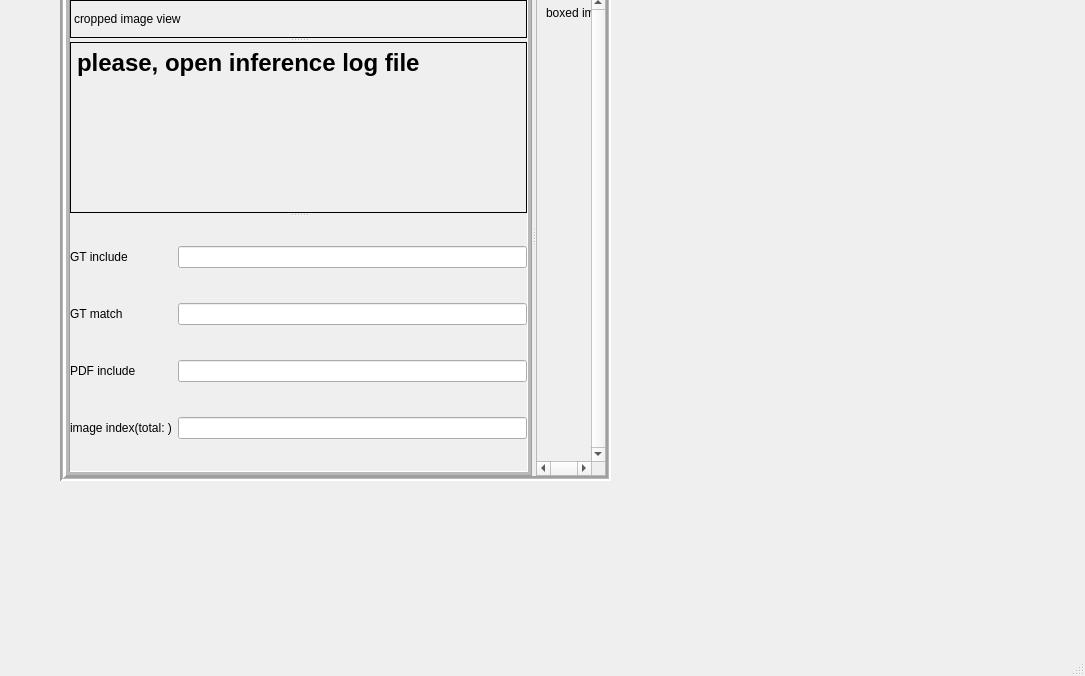
<?xml version="1.0" encoding="UTF-8"?>
<ui version="4.0">
 <class>MainWindow</class>
 <widget class="QMainWindow" name="MainWindow">
  <property name="geometry">
   <rect>
    <x>0</x>
    <y>0</y>
    <width>1085</width>
    <height>676</height>
   </rect>
  </property>
  <property name="windowTitle">
   <string>MainWindow</string>
  </property>
  <widget class="QWidget" name="centralwidget">
   <widget class="QSplitter" name="imageTopSplitter">
    <property name="geometry">
     <rect>
      <x>60</x>
      <y>-10</y>
      <width>551</width>
      <height>491</height>
     </rect>
    </property>
    <property name="sizePolicy">
     <sizepolicy hsizetype="Expanding" vsizetype="Expanding">
      <horstretch>0</horstretch>
      <verstretch>0</verstretch>
     </sizepolicy>
    </property>
    <property name="frameShape">
     <enum>QFrame::Box</enum>
    </property>
    <property name="frameShadow">
     <enum>QFrame::Sunken</enum>
    </property>
    <property name="lineWidth">
     <number>2</number>
    </property>
    <property name="midLineWidth">
     <number>1</number>
    </property>
    <property name="orientation">
     <enum>Qt::Horizontal</enum>
    </property>
    <property name="childrenCollapsible">
     <bool>false</bool>
    </property>
    <widget class="QSplitter" name="croppedImageSplitter">
     <property name="enabled">
      <bool>true</bool>
     </property>
     <property name="frameShape">
      <enum>QFrame::Box</enum>
     </property>
     <property name="frameShadow">
      <enum>QFrame::Raised</enum>
     </property>
     <property name="midLineWidth">
      <number>3</number>
     </property>
     <property name="orientation">
      <enum>Qt::Vertical</enum>
     </property>
     <property name="childrenCollapsible">
      <bool>false</bool>
     </property>
     <widget class="QLabel" name="croppedImageLabel">
      <property name="frameShape">
       <enum>QFrame::Box</enum>
      </property>
      <property name="frameShadow">
       <enum>QFrame::Plain</enum>
      </property>
      <property name="text">
       <string>cropped image view</string>
      </property>
     </widget>
     <widget class="QLabel" name="imageInferenceLabel">
      <property name="baseSize">
       <size>
        <width>0</width>
        <height>0</height>
       </size>
      </property>
      <property name="font">
       <font>
        <pointsize>18</pointsize>
        <weight>75</weight>
        <bold>true</bold>
       </font>
      </property>
      <property name="frameShape">
       <enum>QFrame::Box</enum>
      </property>
      <property name="text">
       <string>please, open inference log file</string>
      </property>
      <property name="alignment">
       <set>Qt::AlignLeading|Qt::AlignLeft|Qt::AlignTop</set>
      </property>
      <property name="wordWrap">
       <bool>true</bool>
      </property>
     </widget>
     <widget class="QWidget" name="gridLayoutWidget">
      <layout class="QGridLayout" name="filterGridLayout">
       <item row="1" column="0">
        <widget class="QLabel" name="gtMatchLabel">
         <property name="text">
          <string>GT match</string>
         </property>
        </widget>
       </item>
       <item row="3" column="0">
        <widget class="QLabel" name="imageIndexLabel">
         <property name="text">
          <string>image index(total: )</string>
         </property>
        </widget>
       </item>
       <item row="2" column="1">
        <widget class="QLineEdit" name="pdfIncludeLineEdit"/>
       </item>
       <item row="0" column="1">
        <widget class="QLineEdit" name="gtIncludeLineEdit"/>
       </item>
       <item row="1" column="1">
        <widget class="QLineEdit" name="gtMatchLineEdit"/>
       </item>
       <item row="0" column="0">
        <widget class="QLabel" name="gtIncludeLabel">
         <property name="text">
          <string>GT include</string>
         </property>
        </widget>
       </item>
       <item row="2" column="0">
        <widget class="QLabel" name="pdfIncludeLabel">
         <property name="text">
          <string>PDF include</string>
         </property>
        </widget>
       </item>
       <item row="3" column="1">
        <widget class="QLineEdit" name="imageIndexLineEdit"/>
       </item>
      </layout>
     </widget>
    </widget>
    <widget class="QScrollArea" name="boxedImageScrollArea">
     <property name="verticalScrollBarPolicy">
      <enum>Qt::ScrollBarAlwaysOn</enum>
     </property>
     <property name="horizontalScrollBarPolicy">
      <enum>Qt::ScrollBarAlwaysOn</enum>
     </property>
     <property name="widgetResizable">
      <bool>true</bool>
     </property>
     <property name="alignment">
      <set>Qt::AlignLeading|Qt::AlignLeft|Qt::AlignTop</set>
     </property>
     <widget class="QWidget" name="scrollAreaWidgetContents">
      <property name="geometry">
       <rect>
        <x>0</x>
        <y>0</y>
        <width>52</width>
        <height>462</height>
       </rect>
      </property>
      <widget class="QLabel" name="boxedImageLabel">
       <property name="geometry">
        <rect>
         <x>9</x>
         <y>9</y>
         <width>104</width>
         <height>16</height>
        </rect>
       </property>
       <property name="text">
        <string>boxed image view</string>
       </property>
      </widget>
     </widget>
    </widget>
   </widget>
  </widget>
  <widget class="QMenuBar" name="menubar">
   <property name="geometry">
    <rect>
     <x>0</x>
     <y>0</y>
     <width>1085</width>
     <height>21</height>
    </rect>
   </property>
  </widget>
  <widget class="QStatusBar" name="statusbar"/>
 </widget>
 <resources/>
 <connections/>
</ui>
